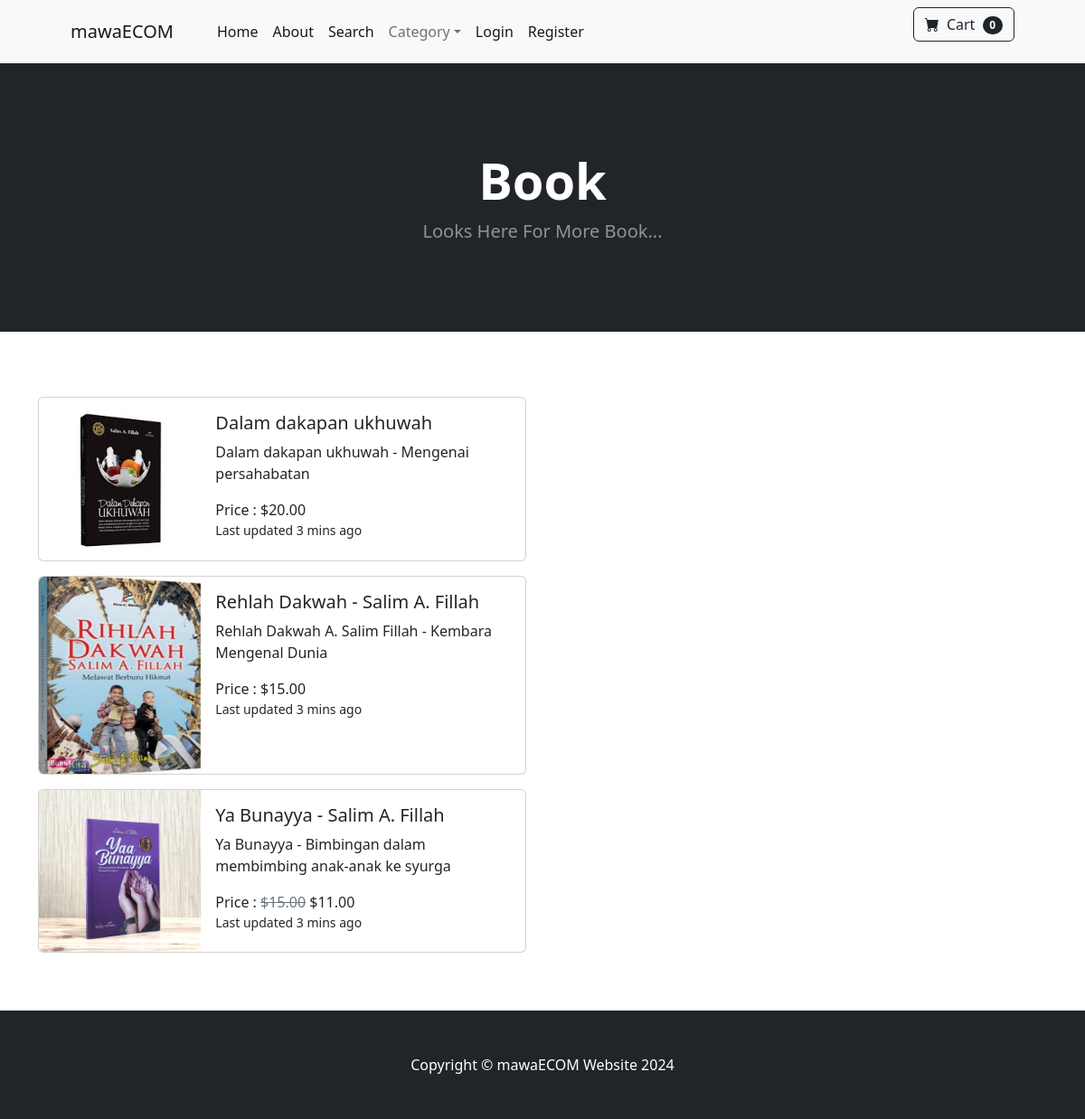
Screenshot of /category/Book with the database file from the repository.
### store/models.py (models this page shows, shortened)
class Category(models.Model):
    name = models.CharField(max_length=50)
    def __str__(self):
        return self.name
    class Meta:
        verbose_name_plural = 'Categories'

class Product(models.Model):
    name =  models.CharField(max_length=50)
    price =  models.DecimalField(default=0, decimal_places=2, max_digits=6)
    category =  models.ForeignKey(Category, on_delete=models.CASCADE, default=1)
    description =  models.CharField(max_length=100, blank=True, null=True)
    image =  models.ImageField(upload_to='upload/product/')
    is_sale = models.BooleanField(default=False)
    sale_price =  models.DecimalField(default=0, decimal_places=2, max_digits=6)

### store/views.py (the view)
# urls.py: path('category/<str:foo>', views.category, name="category"),
def category(request, foo):
    foo = foo.replace('-', ' ')
    try:
        category = Category.objects.get(name=foo)
        products = Product.objects.filter(category=category)
        return render(request, 'store/category.html', {
            "category" : category,
            "products" : products,
        })
    except:
        messages.success(request, ("This Category Doesnt Exist."))
        return redirect('home')

### cart/cart.py (called while the page is built)
    def __len__(self):
        return len(self.cart)

### cart/context_processors.py (called while the page is built)
def cart(request):
    return {'cart' : Cart(request)}

### store/templates/store/category.html
{% extends 'store/base.html' %}
{% load static %}
{% block content %}
<header class="bg-dark py-5">
    <div class="container px-4 px-lg-5 my-5">
        <div class="text-center text-white">
            <h1 class="display-4 fw-bolder">{{ category }}</h1>
            <p class="lead fw-normal text-white-50 mb-0">Looks Here For More {{ category }}...</p>
        </div>
    </div>
</header>
<br><br>
<div class="container">
    <br>
    {% for product in products %}
    <div class="card mb-3" style="max-width: 540px;">
        <div class="row g-0">
            <div class="col-md-4">
            <img src="{{ product.image.url }}" class="img-fluid rounded-start" alt="...">
            </div>
            <div class="col-md-8">
            <div class="card-body">
                <h5 class="card-title">{{ product.name }}</h5>
                <p class="card-text">{{ product.description }}</p>
                {% if product.is_sale %}
                    Price : <span class="text-muted text-decoration-line-through">${{ product.price }}</span>
                    ${{ product.sale_price }}
                {% else %}
                    Price : ${{ product.price }}
                {% endif %}
                <p class="card-text"><small class="text-body-secondary">Last updated 3 mins ago</small></p>
            </div>
            </div>
        </div>
    </div>
    {% endfor %}
</div>
<br><br>
{% endblock%}

### rows the page displays
Category: name "Book"
Product: image (picture), name "Dalam dakapan ukhuwah", description "Dalam dakapan ukhuwah - Mengenai persahabatan", price "20.00"
Product: image (picture), name "Rehlah Dakwah - Salim A. Fillah", description "Rehlah Dakwah A. Salim Fillah - Kembara Mengenal Dunia", price "15.00"
Product: image (picture), name "Ya Bunayya - Salim A. Fillah", description "Ya Bunayya - Bimbingan dalam membimbing anak-anak ke syurga", price "15.00", sale_price "11.00"

### other values shown
{{ cart|length }} "0"
